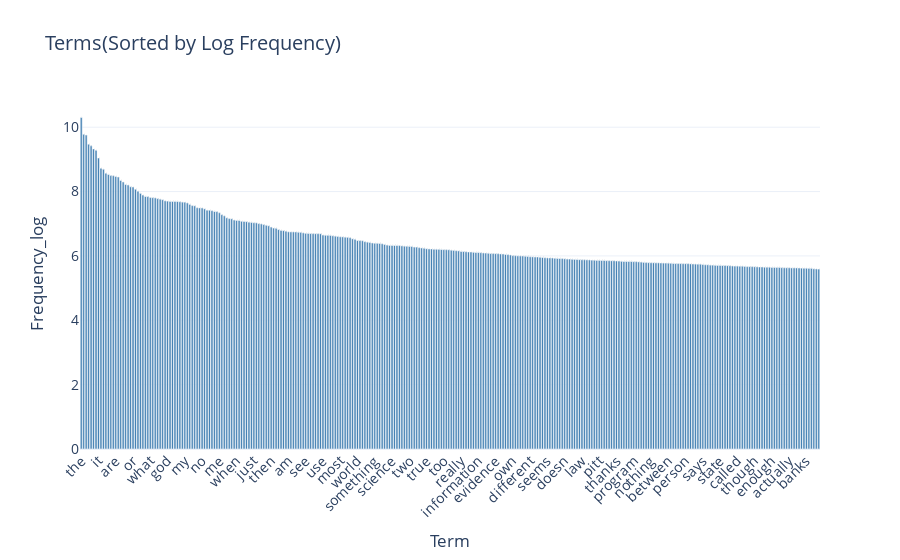

The notebook cell this image was saved under:
### Markdown cell above
### >>> **Exercise 15 (take home):** 
You can copy the code from the previous exercise and change the 'term_frequencies' variable for the 'term_frequencies_log', comment about the differences that you observe and talk about other possible insights that we can get from a log distribution.

### Code cell
# Answer here
df = pd.DataFrame({
    "term": terms,
    "frequency_log": term_frequencies_log
})

df_top = df.sort_values(by="frequency_log", ascending=False)
df_top300 = df_top.head(300)


fig = px.bar(
    df_top300,
    x="term",
    y="frequency_log",
    text="frequency_log",   
    title="Terms(Sorted by Log Frequency)",
    labels={"term": "Term", "frequency_log": "Frequency_log"},
)

fig.update_traces(marker_color="steelblue", textposition="outside")
fig.update_layout(
    xaxis_tickangle=-45,
    template="plotly_white",
    font=dict(size=14)
)

fig.show()

### Figure 1 — Plotly figure (JSON) as saved in the notebook; plotly's stock layout.template omitted (floating-point values rounded to 4 significant figures; data arrays with more than 128 entries replaced by an {"elided": "..."} marker saying what was removed)
{"data": [{"hovertemplate": "Term=%{x}<br>Frequency_log=%{text}<extra></extra>", "legendgroup": "", "marker": {"color": "steelblue", "pattern": {"shape": ""}}, "name": "", "orientation": "v", "showlegend": false, "text": {"elided": "300 float values"}, "textposition": "outside", "type": "bar", "x": {"elided": "300 str values"}, "xaxis": "x", "y": {"elided": "300 float values"}, "yaxis": "y"}], "layout": {"barmode": "relative", "font": {"size": 14}, "legend": {"tracegroupgap": 0}, "title": {"text": "Terms(Sorted by Log Frequency)"}, "xaxis": {"anchor": "y", "domain": [0, 1], "tickangle": -45, "title": {"text": "Term"}}, "yaxis": {"anchor": "x", "domain": [0, 1], "title": {"text": "Frequency_log"}}}}
